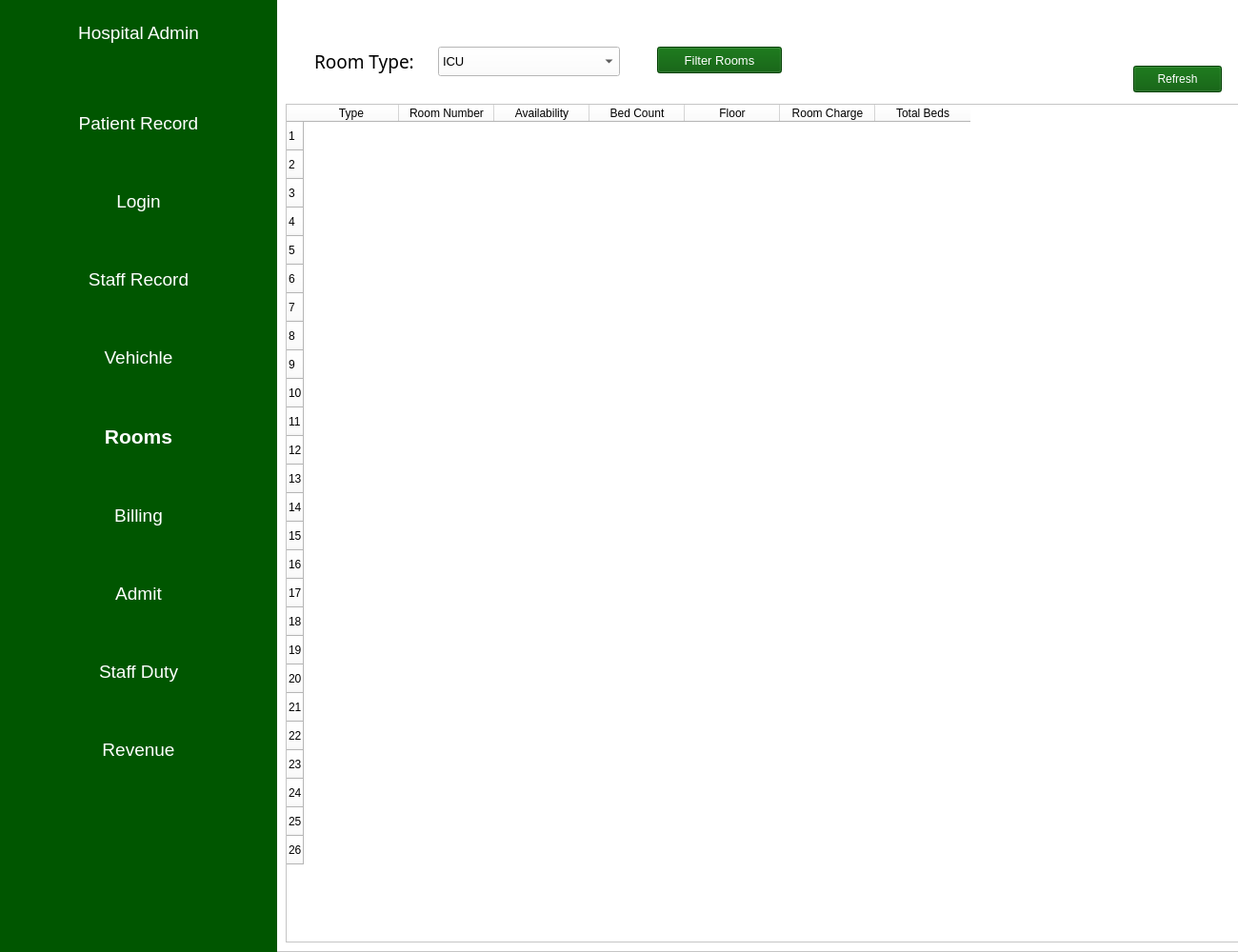
<?xml version="1.0" encoding="UTF-8"?>
<ui version="4.0">
 <class>MainWindow</class>
 <widget class="QMainWindow" name="MainWindow">
  <property name="geometry">
   <rect>
    <x>0</x>
    <y>0</y>
    <width>1300</width>
    <height>1000</height>
   </rect>
  </property>
  <property name="windowTitle">
   <string>MainWindow</string>
  </property>
  <property name="styleSheet">
   <string notr="true">background-color: rgb(255,255,255);
</string>
  </property>
  <widget class="QWidget" name="MainWidget">
   <widget class="QFrame" name="frame">
    <property name="geometry">
     <rect>
      <x>0</x>
      <y>-1</y>
      <width>1301</width>
      <height>1001</height>
     </rect>
    </property>
    <property name="frameShape">
     <enum>QFrame::StyledPanel</enum>
    </property>
    <property name="frameShadow">
     <enum>QFrame::Raised</enum>
    </property>
    <widget class="QLabel" name="RoomLabel">
     <property name="geometry">
      <rect>
       <x>330</x>
       <y>50</y>
       <width>111</width>
       <height>31</height>
      </rect>
     </property>
     <property name="font">
      <font>
       <family>Mongolian Baiti</family>
       <pointsize>14</pointsize>
       <weight>50</weight>
       <italic>false</italic>
       <bold>false</bold>
      </font>
     </property>
     <property name="styleSheet">
      <string notr="true">background-color: rgba(255, 255, 255, 0);font: 14pt &quot;Mongolian Baiti&quot;;color: rgb(0,0,0);</string>
     </property>
     <property name="text">
      <string>Room Type:</string>
     </property>
    </widget>
    <widget class="QTableWidget" name="tableWidget">
     <property name="geometry">
      <rect>
       <x>300</x>
       <y>110</y>
       <width>1001</width>
       <height>881</height>
      </rect>
     </property>
     <property name="font">
      <font>
       <family>Mongolian Baiti</family>
       <pointsize>11</pointsize>
       <weight>50</weight>
       <italic>false</italic>
       <bold>false</bold>
      </font>
     </property>
     <property name="styleSheet">
      <string notr="true">font: 11pt &quot;Mongolian Baiti&quot;;</string>
     </property>
     <property name="showGrid">
      <bool>false</bool>
     </property>
     <property name="gridStyle">
      <enum>Qt::DashDotDotLine</enum>
     </property>
     <property name="sortingEnabled">
      <bool>true</bool>
     </property>
     <row>
      <property name="text">
       <string>1</string>
      </property>
     </row>
     <row>
      <property name="text">
       <string>2</string>
      </property>
     </row>
     <row>
      <property name="text">
       <string>3</string>
      </property>
     </row>
     <row>
      <property name="text">
       <string>4</string>
      </property>
     </row>
     <row>
      <property name="text">
       <string>5</string>
      </property>
     </row>
     <row>
      <property name="text">
       <string>6</string>
      </property>
     </row>
     <row>
      <property name="text">
       <string>7</string>
      </property>
     </row>
     <row>
      <property name="text">
       <string>8</string>
      </property>
     </row>
     <row>
      <property name="text">
       <string>9</string>
      </property>
     </row>
     <row>
      <property name="text">
       <string>10</string>
      </property>
     </row>
     <row>
      <property name="text">
       <string>11</string>
      </property>
     </row>
     <row>
      <property name="text">
       <string>12</string>
      </property>
     </row>
     <row>
      <property name="text">
       <string>13</string>
      </property>
     </row>
     <row>
      <property name="text">
       <string>14</string>
      </property>
     </row>
     <row>
      <property name="text">
       <string>15</string>
      </property>
     </row>
     <row>
      <property name="text">
       <string>16</string>
      </property>
     </row>
     <row>
      <property name="text">
       <string>17</string>
      </property>
     </row>
     <row>
      <property name="text">
       <string>18</string>
      </property>
     </row>
     <row>
      <property name="text">
       <string>19</string>
      </property>
     </row>
     <row>
      <property name="text">
       <string>20</string>
      </property>
     </row>
     <row>
      <property name="text">
       <string>21</string>
      </property>
     </row>
     <row>
      <property name="text">
       <string>22</string>
      </property>
     </row>
     <row>
      <property name="text">
       <string>23</string>
      </property>
     </row>
     <row>
      <property name="text">
       <string>24</string>
      </property>
     </row>
     <row>
      <property name="text">
       <string>25</string>
      </property>
     </row>
     <row>
      <property name="text">
       <string>26</string>
      </property>
     </row>
     <column>
      <property name="text">
       <string>Type</string>
      </property>
     </column>
     <column>
      <property name="text">
       <string>Room Number</string>
      </property>
     </column>
     <column>
      <property name="text">
       <string>Availability</string>
      </property>
     </column>
     <column>
      <property name="text">
       <string>Bed Count</string>
      </property>
     </column>
     <column>
      <property name="text">
       <string>Floor</string>
      </property>
     </column>
     <column>
      <property name="text">
       <string>Room Charge</string>
      </property>
     </column>
     <column>
      <property name="text">
       <string>Total Beds</string>
      </property>
     </column>
    </widget>
    <widget class="QComboBox" name="RoomCombo">
     <property name="geometry">
      <rect>
       <x>460</x>
       <y>50</y>
       <width>191</width>
       <height>31</height>
      </rect>
     </property>
     <property name="font">
      <font>
       <pointsize>10</pointsize>
      </font>
     </property>
     <property name="styleSheet">
      <string notr="true">color: rgb(0,0,0);
selection-background-color: rgb(0,86,0);</string>
     </property>
     <item>
      <property name="text">
       <string>ICU</string>
      </property>
     </item>
     <item>
      <property name="text">
       <string>VIP Ward</string>
      </property>
     </item>
     <item>
      <property name="text">
       <string>Private Ward</string>
      </property>
     </item>
     <item>
      <property name="text">
       <string>General Ward</string>
      </property>
     </item>
     <item>
      <property name="text">
       <string>Operation Theatre</string>
      </property>
     </item>
    </widget>
    <widget class="QPushButton" name="pushButton">
     <property name="geometry">
      <rect>
       <x>690</x>
       <y>50</y>
       <width>131</width>
       <height>28</height>
      </rect>
     </property>
     <property name="font">
      <font>
       <pointsize>10</pointsize>
      </font>
     </property>
     <property name="styleSheet">
      <string notr="true">color: rgb(255, 255, 255);
background-color: rgb(0,86,0);</string>
     </property>
     <property name="text">
      <string>Filter Rooms</string>
     </property>
    </widget>
    <widget class="QPushButton" name="button">
     <property name="geometry">
      <rect>
       <x>1190</x>
       <y>70</y>
       <width>93</width>
       <height>28</height>
      </rect>
     </property>
     <property name="styleSheet">
      <string notr="true">color: rgb(255, 255, 255);
background-color: rgb(0,86,0);</string>
     </property>
     <property name="text">
      <string>Refresh</string>
     </property>
    </widget>
    <widget class="QFrame" name="frame_2">
     <property name="geometry">
      <rect>
       <x>0</x>
       <y>0</y>
       <width>291</width>
       <height>1001</height>
      </rect>
     </property>
     <property name="styleSheet">
      <string notr="true">background-color: rgb(0, 86, 0);</string>
     </property>
     <property name="frameShape">
      <enum>QFrame::NoFrame</enum>
     </property>
     <property name="frameShadow">
      <enum>QFrame::Sunken</enum>
     </property>
     <property name="lineWidth">
      <number>3</number>
     </property>
     <widget class="QWidget" name="verticalLayoutWidget">
      <property name="geometry">
       <rect>
        <x>10</x>
        <y>70</y>
        <width>271</width>
        <height>781</height>
       </rect>
      </property>
      <layout class="QVBoxLayout" name="verticalLayout">
       <item>
        <widget class="QPushButton" name="patient_record">
         <property name="font">
          <font>
           <pointsize>14</pointsize>
          </font>
         </property>
         <property name="styleSheet">
          <string notr="true">color: rgb(255, 255, 255);
</string>
         </property>
         <property name="text">
          <string>Patient Record</string>
         </property>
         <property name="flat">
          <bool>true</bool>
         </property>
        </widget>
       </item>
       <item>
        <widget class="QPushButton" name="login">
         <property name="font">
          <font>
           <pointsize>14</pointsize>
          </font>
         </property>
         <property name="styleSheet">
          <string notr="true">color: rgb(255, 255, 255);</string>
         </property>
         <property name="text">
          <string>Login</string>
         </property>
         <property name="flat">
          <bool>true</bool>
         </property>
        </widget>
       </item>
       <item>
        <widget class="QPushButton" name="staff_record">
         <property name="font">
          <font>
           <pointsize>14</pointsize>
          </font>
         </property>
         <property name="styleSheet">
          <string notr="true">color: rgb(255, 255, 255);</string>
         </property>
         <property name="text">
          <string>Staff Record</string>
         </property>
         <property name="flat">
          <bool>true</bool>
         </property>
        </widget>
       </item>
       <item>
        <widget class="QPushButton" name="vehichle">
         <property name="font">
          <font>
           <pointsize>14</pointsize>
          </font>
         </property>
         <property name="styleSheet">
          <string notr="true">color: rgb(255, 255, 255);</string>
         </property>
         <property name="text">
          <string>Vehichle</string>
         </property>
         <property name="flat">
          <bool>true</bool>
         </property>
        </widget>
       </item>
       <item>
        <widget class="QPushButton" name="rooms">
         <property name="font">
          <font>
           <pointsize>16</pointsize>
           <weight>75</weight>
           <bold>true</bold>
          </font>
         </property>
         <property name="styleSheet">
          <string notr="true">color: rgb(255, 255, 255);</string>
         </property>
         <property name="text">
          <string>Rooms</string>
         </property>
         <property name="flat">
          <bool>true</bool>
         </property>
        </widget>
       </item>
       <item>
        <widget class="QPushButton" name="billing">
         <property name="font">
          <font>
           <pointsize>14</pointsize>
          </font>
         </property>
         <property name="styleSheet">
          <string notr="true">color: rgb(255, 255, 255);</string>
         </property>
         <property name="text">
          <string>Billing</string>
         </property>
         <property name="flat">
          <bool>true</bool>
         </property>
        </widget>
       </item>
       <item>
        <widget class="QPushButton" name="admit">
         <property name="font">
          <font>
           <pointsize>14</pointsize>
          </font>
         </property>
         <property name="styleSheet">
          <string notr="true">color: rgb(255, 255, 255);</string>
         </property>
         <property name="text">
          <string>Admit</string>
         </property>
         <property name="flat">
          <bool>true</bool>
         </property>
        </widget>
       </item>
       <item>
        <widget class="QPushButton" name="staff_duty">
         <property name="font">
          <font>
           <pointsize>14</pointsize>
          </font>
         </property>
         <property name="styleSheet">
          <string notr="true">color: rgb(255, 255, 255);</string>
         </property>
         <property name="text">
          <string>Staff Duty</string>
         </property>
         <property name="flat">
          <bool>true</bool>
         </property>
        </widget>
       </item>
       <item>
        <widget class="QPushButton" name="revenue">
         <property name="font">
          <font>
           <pointsize>14</pointsize>
          </font>
         </property>
         <property name="styleSheet">
          <string notr="true">color: rgb(255, 255, 255);</string>
         </property>
         <property name="text">
          <string>Revenue</string>
         </property>
         <property name="flat">
          <bool>true</bool>
         </property>
        </widget>
       </item>
      </layout>
     </widget>
     <widget class="QPushButton" name="hospital_admin">
      <property name="geometry">
       <rect>
        <x>10</x>
        <y>10</y>
        <width>271</width>
        <height>51</height>
       </rect>
      </property>
      <property name="font">
       <font>
        <pointsize>14</pointsize>
       </font>
      </property>
      <property name="styleSheet">
       <string notr="true">color: rgb(255, 255, 255);</string>
      </property>
      <property name="text">
       <string>Hospital Admin</string>
      </property>
      <property name="flat">
       <bool>true</bool>
      </property>
     </widget>
    </widget>
   </widget>
  </widget>
 </widget>
 <resources/>
 <connections/>
</ui>
